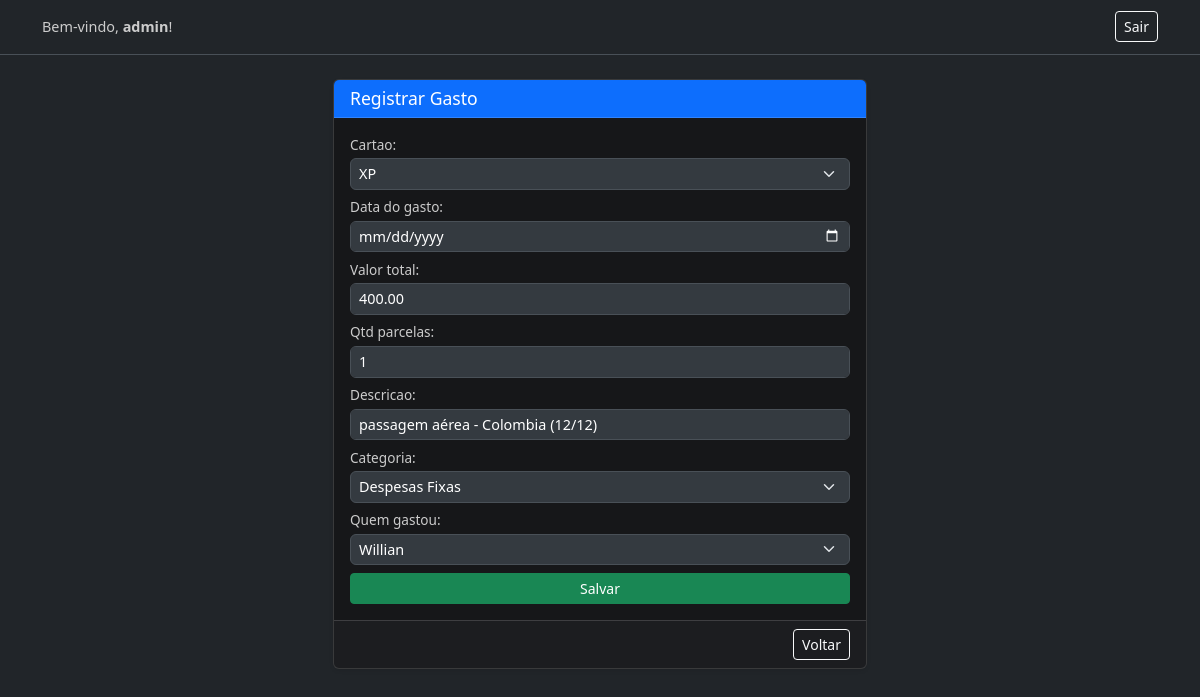
/editar/25/ (signed in), run on the app's committed database.
### cards/models.py (models this page shows, shortened)
class Gasto(models.Model):
    cartao = models.ForeignKey(Cartao, on_delete=models.PROTECT, related_name='fk_nome_cartao')
    data_do_gasto = models.DateField(blank=False, null=False)
    valor_total = models.DecimalField(max_digits=10, decimal_places=2, blank=False, null=False)
    qtd_parcelas = models.IntegerField(blank=False, null=False)
    descricao = models.CharField(max_length=30, blank=False, null=False)
    CATEGORIAS_CHOICES = [
        ('despesas_fixas', 'Despesas Fixas'),
        ('despesas_variaveis', 'Despesas Variáveis'),
        ('alimentacao', 'Alimentação'),
        ('educacao', 'Educação'),
        ('assinatura', 'Assinatura'),
        ('lazer', 'Lazer'),
        ('relacionamento', 'Relacionamento'),
        ('manutencao', 'Manutenção'),
        ('financeiro', 'Financeiro'),
    ]
    categoria = models.CharField(max_length=20, default='outros', choices=CATEGORIAS_CHOICES)
    quem_gastou = models.ForeignKey(Pessoa, on_delete=models.CASCADE, related_name='fk_nome_pessoa')
    usuario = models.ForeignKey(User, on_delete=models.CASCADE, null=False)
    criado_em = models.DateTimeField(auto_now_add=True, null=False)   # campo de controle de quando foi inserido o registro

### cards/views.py (the view)
# urls.py: path('editar/<int:gasto_id>/', views.editar_gasto, name='editar_gasto'),
def editar_gasto(request, gasto_id):
    gasto = get_object_or_404(Gasto, pk=gasto_id, usuario=request.user)
    if request.method == 'POST':  # Se o formulário foi submetido
        form = GastoForm(request.POST, instance=gasto)  # Preenche o form com os dados enviados e o objeto existente
        if form.is_valid():
            form.save()  # Salva a atualização no banco
            return redirect('lista_gastos')  # Redireciona para a lista de gastos
    else:
        form = GastoForm(instance=gasto)  # Se for GET, exibe o form com os dados do gasto
    return render(request, 'cards/form.html', {'form': form})

### cards/forms.py
class GastoForm(forms.ModelForm):
    class Meta:
        model = Gasto
        fields = ['cartao', 'data_do_gasto', 'valor_total', 'qtd_parcelas', 'descricao', 'categoria', 'quem_gastou']
        widgets = {
            'cartao': forms.Select(attrs={'class': 'form-select'}),
            'data_do_gasto': forms.DateInput(attrs={'class': 'form-control', 'type': 'date'}),
            'valor_total': forms.NumberInput(attrs={'class': 'form-control'}),
            'qtd_parcelas': forms.NumberInput(attrs={'class': 'form-control'}),
            'descricao': forms.TextInput(attrs={'class': 'form-control'}),
            'categoria': forms.Select(attrs={'class': 'form-select'}),
            'quem_gastou': forms.Select(attrs={'class': 'form-select'}),
        }
    def __init__(self, *args, **kwargs):
        usuario = kwargs.pop('usuario', None)  # Remove o 'usuario' dos kwargs (se existir)
        super().__init__(*args, **kwargs)      # Inicializa o form padrão com os argumentos restantes
        if usuario:
            self.fields['quem_gastou'].queryset = Pessoa.objects.filter(usuario=usuario)
            self.fields['cartao'].queryset = Cartao.objects.filter(usuario=usuario)

### cards/models.py (called while the page is built)
    def __str__(self):
        return self.nome

    def __str__(self):
        return self.nome

### cards/templates/cards/form.html (shortened to what this page needs)
{% extends "app/base.html" %}
{% block content %}
<div class="container mt-4">
  <div class="row justify-content-center">
    <div class="col-12 col-md-6">
      <div class="card bg-secondary-subtle shadow-sm">
        <div class="card-header bg-primary text-white py-2">
          <h4 class="mb-0">Registrar Gasto</h4>
        </div>
        <div class="card-body py-3 px-3">
          <form method="post">
            {{ form.as_p }}
            <div class="d-grid mt-2">
              <button type="submit" class="btn btn-success btn-sm">Salvar</button>
            </div>
          </form>
        </div>
        <div class="card-footer text-end py-2 px-3">
          <a href="{% url 'lista_gastos' %}" class="btn btn-outline-light btn-sm">Voltar</a>
        </div>
      </div>
    </div>
  </div>
</div>
{% endblock %}

### app/templates/app/base.html (shortened to what this page needs)
<!DOCTYPE html>
<html lang="pt-br" data-bs-theme="dark">
<head>
    <link href="https://cdn.jsdelivr.net/npm/bootstrap@5.3.3/dist/css/bootstrap.min.css" rel="stylesheet" />
</head>
<body class="bg-dark text-light">
    <nav class="navbar navbar-dark">
        <div class="container">
            <span class="navbar-text">
                {% if user.is_authenticated %}
                    Bem-vindo, <strong>{{ user.username }}</strong>!
                {% else %}
                    Você não está logado.
                {% endif %}
            </span>
            {% if user.is_authenticated %}
                <a href="{% url 'logout' %}" class="btn btn-outline-light btn-sm">Sair</a>
            {% else %}
                <a href="{% url 'login' %}" class="btn btn-outline-light btn-sm">Entrar</a>
            {% endif %}
        </div>
    </nav>
    <div class="container mt-4">
        {% block content %}{% endblock %}
    </div>
</body>
</html>

### app/templates/app/base.html (style rules this page uses)
.navbar-dark { background-color: #212529; border-bottom: 1px solid #495057; }
.navbar-text { color: #ccc; margin-right: 1rem; }

### cards/templates/cards/form.html (style rules this page uses)
body { font-size: 0.9rem; }
input, select, textarea { background-color: #343a40 !important; color: #fff !important; border: 1px solid #495057 !important; font-size: 0.9rem !important; padding: 0.25rem 0.5rem !important; }
label { color: #ccc; font-size: 0.85rem; margin-bottom: 0.2rem; }
.form-control { padding: 0.3rem 0.5rem; }
p { margin-bottom: 0.4rem; }
.card-header h4 { font-size: 1.1rem; }

### data on the page
Gasto: cartao "XP", valor_total "400.00", qtd_parcelas "1", descricao "passagem aérea - Colombia (12/12)", categoria "Despesas Fixas", quem_gastou "Willian"

### other printed values
{{ user.username }} "admin"
